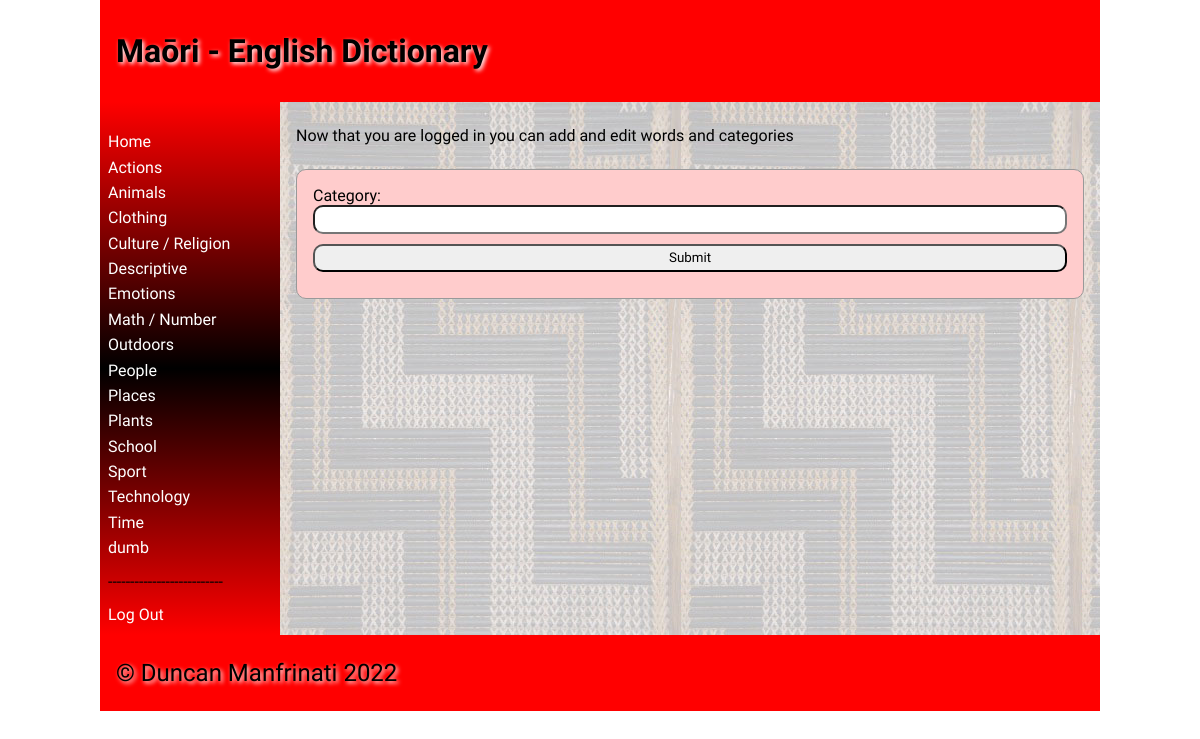
The page / (signed in) on the database its author committed.
### tables this page shows
CREATE TABLE "categories"
(
	id integer
		constraint categories_pk
			primary key autoincrement,
	categories varchar(60)
);

### app.py (the view, shortened to what this page needs)
@app.route('/', methods=['GET', 'POST'])
def home():
    return render_template("home.html", logged_in=is_logged_in(), categories=categories())

### app.py (called while the page is built)
def create_connection(db_file):
    try:
        connection = sqlite3.connect(db_file)
        connection.execute('pragma foreign_keys=ON')
        return connection
    except Error as e:
        print(e)
    return None

def is_logged_in():
    if session.get("email") is None:
        print("Not Logged In")
        return False
    else:
        print("Logged In")
        return True

def categories():
    con = create_connection(DATA_BASE)
    query = "SELECT id,categories FROM categories"
    cur = con.cursor()
    cur.execute(query, )
    category_ids = cur.fetchall()
    con.close()
    return category_ids

### templates/home.html (shortened to what this page needs)
{% extends 'base.html' %}
{% block heading %}Maōri - English Dictionary{% endblock %}
{% block main %}
{% if logged_in %}
<p>Now that you are logged in you can add and edit words and categories</p>
    <form class="dataForm" method="post">
    <div class="form-group">
        <div class="form-label">Category:</div>
        <div class="form-element"><input type="category" name="category" id="category" required></div>
    </div>
    <div class="form-group">
        <div class="form-element"><input type="submit" value="Submit"></div>
    </div>
    </form>
{% endif %}
{% endblock %}

### templates/base.html (shortened to what this page needs)
<!doctype html>
<html lang="en">
<head>
    <link href="{{ url_for('static', filename='css/style.css') }}" rel="stylesheet">
</head>
<body>
<div id="container">
    <header>
        <h1>{% block heading %} {% endblock %}</h1>
    </header>
    <nav>
        <ul>
            <li><a href="/">Home</a></li>
            {% if logged_in %}
            {% for category in categories %}
            <li><a href="/category/{{ category[0] }}">{{ category[1] }}</a></li>
            {% endfor %}
            <li><p>--------------------------</p></li>
            <li><a href="/logout">Log Out</a></li>
            {% else %}
            <li><p>--------------------------</p></li>
            <li><a href="/login">Log In</a></li>
            {% endif %}
        </ul>
    </nav>
    <main>
        {% block main %}{% endblock %}
    </main>
    <footer>
        <p>
            &copy; Duncan Manfrinati 2022
        </p>
    </footer>
</div>
</body>
</html>

### static/css/style.css (style rules this page uses)
* { font-family: Comfortaa, sans-serif; margin: 0; padding: 0; box-sizing: border-box; }
#container { display: grid; grid-template-columns: 75px auto; grid-template-areas: 'nav header' 'main main' 'footer footer'; }
header { grid-area: header; background-color: #f00; padding: 1rem; }
nav { grid-area: nav; }
main { grid-area: main; padding: 1rem; background-color: #edd; }
h1, h2, h3, h4 { padding: 1rem 0; font-family: 'Suez One', serif; color: #000000; text-shadow: 2px 2px 4px #fff; }
p { padding: 0.5rem 0; }
a { color: #222; }
.dataForm { margin: 1rem 0; border: 1px solid #999; padding: 1rem; background-color: #fcc; border-radius: 10px; }
.dataForm input, textarea { width: 100%; border-radius: 10px; padding: 0.3rem; margin-bottom: 10px; }
footer { grid-area: footer; padding: 1rem; background-color: #f00; }
footer p { color: #000; text-shadow: 2px 2px 4px #fff; font-size: 1.5rem; }
@media only screen and (min-width: 768px) { #container { grid-template-columns: 180px auto; grid-template-areas: 'header header' 'nav main' 'footer footer'; } }
@media only screen and (min-width: 768px) { nav { background: linear-gradient(180deg, rgba(255,0,0,1) 0%, rgba(0, 0, 0, 1) 50%, rgba(255,0,0,1) 100%); padding: 0.5rem; } }
@media only screen and (min-width: 768px) { nav ul { list-style: none; } }
@media only screen and (min-width: 768px) { nav li { padding: 0.2rem 0; } }
@media only screen and (min-width: 768px) { nav a { color: #fff; text-decoration: none; } }
@media only screen and (min-width: 768px) { main { background-image: url("/static/images/poutama.jpg"); } }
@media only screen and (min-width: 1000px) { #container { width: 1000px; margin: auto; } }

### rows shown on the page
categories: categories "Actions"
categories: categories "Animals"
categories: categories "Clothing"
categories: categories "Culture / Religion"
categories: categories "Descriptive"
categories: categories "Emotions"
categories: categories "Math / Number"
categories: categories "Outdoors"
categories: categories "People"
categories: categories "Places"
categories: categories "Plants"
categories: categories "School"
categories: categories "Sport"
categories: categories "Technology"
categories: categories "Time"
categories: categories "dumb"
